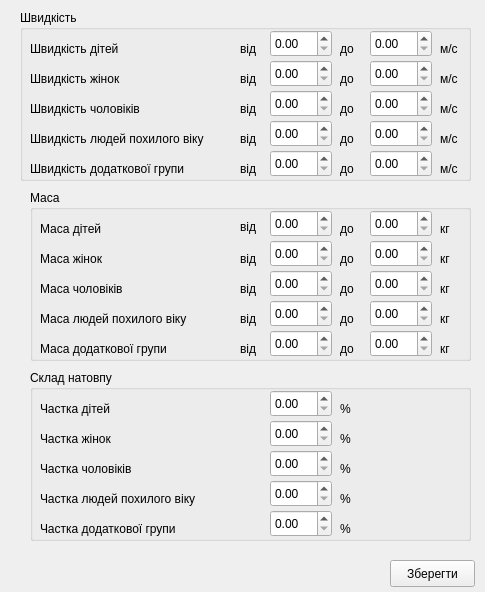
<?xml version="1.0" encoding="UTF-8"?>
<ui version="4.0">
 <class>CrowdParameters</class>
 <widget class="QWidget" name="CrowdParameters">
  <property name="geometry">
   <rect>
    <x>0</x>
    <y>0</y>
    <width>485</width>
    <height>592</height>
   </rect>
  </property>
  <property name="windowTitle">
   <string>Характеристики натовпу</string>
  </property>
  <widget class="QGroupBox" name="speed_groupBox">
   <property name="geometry">
    <rect>
     <x>20</x>
     <y>10</y>
     <width>451</width>
     <height>171</height>
    </rect>
   </property>
   <property name="title">
    <string>Швидкість</string>
   </property>
   <widget class="QLabel" name="label">
    <property name="geometry">
     <rect>
      <x>10</x>
      <y>30</y>
      <width>101</width>
      <height>17</height>
     </rect>
    </property>
    <property name="text">
     <string>Швидкість дітей</string>
    </property>
   </widget>
   <widget class="QDoubleSpinBox" name="child_max_speed">
    <property name="geometry">
     <rect>
      <x>350</x>
      <y>20</y>
      <width>62</width>
      <height>27</height>
     </rect>
    </property>
   </widget>
   <widget class="QLabel" name="label_5">
    <property name="geometry">
     <rect>
      <x>420</x>
      <y>30</y>
      <width>21</width>
      <height>17</height>
     </rect>
    </property>
    <property name="text">
     <string>м/с</string>
    </property>
   </widget>
   <widget class="QLabel" name="label_2">
    <property name="geometry">
     <rect>
      <x>10</x>
      <y>60</y>
      <width>101</width>
      <height>17</height>
     </rect>
    </property>
    <property name="text">
     <string>Швидкість жінок</string>
    </property>
   </widget>
   <widget class="QLabel" name="label_3">
    <property name="geometry">
     <rect>
      <x>10</x>
      <y>90</y>
      <width>131</width>
      <height>17</height>
     </rect>
    </property>
    <property name="text">
     <string>Швидкість чоловіків</string>
    </property>
   </widget>
   <widget class="QLabel" name="label_4">
    <property name="geometry">
     <rect>
      <x>10</x>
      <y>120</y>
      <width>191</width>
      <height>17</height>
     </rect>
    </property>
    <property name="text">
     <string>Швидкість людей похилого віку</string>
    </property>
   </widget>
   <widget class="QDoubleSpinBox" name="women_max_speed">
    <property name="geometry">
     <rect>
      <x>350</x>
      <y>50</y>
      <width>62</width>
      <height>27</height>
     </rect>
    </property>
   </widget>
   <widget class="QDoubleSpinBox" name="men_max_speed">
    <property name="geometry">
     <rect>
      <x>350</x>
      <y>80</y>
      <width>62</width>
      <height>27</height>
     </rect>
    </property>
   </widget>
   <widget class="QDoubleSpinBox" name="old_max_speed">
    <property name="geometry">
     <rect>
      <x>350</x>
      <y>110</y>
      <width>62</width>
      <height>27</height>
     </rect>
    </property>
   </widget>
   <widget class="QLabel" name="label_6">
    <property name="geometry">
     <rect>
      <x>420</x>
      <y>60</y>
      <width>21</width>
      <height>17</height>
     </rect>
    </property>
    <property name="text">
     <string>м/с</string>
    </property>
   </widget>
   <widget class="QLabel" name="label_7">
    <property name="geometry">
     <rect>
      <x>420</x>
      <y>90</y>
      <width>21</width>
      <height>17</height>
     </rect>
    </property>
    <property name="text">
     <string>м/с</string>
    </property>
   </widget>
   <widget class="QLabel" name="label_8">
    <property name="geometry">
     <rect>
      <x>420</x>
      <y>120</y>
      <width>21</width>
      <height>17</height>
     </rect>
    </property>
    <property name="text">
     <string>м/с</string>
    </property>
   </widget>
   <widget class="QLabel" name="label_9">
    <property name="geometry">
     <rect>
      <x>220</x>
      <y>30</y>
      <width>21</width>
      <height>17</height>
     </rect>
    </property>
    <property name="text">
     <string>від</string>
    </property>
   </widget>
   <widget class="QLabel" name="label_10">
    <property name="geometry">
     <rect>
      <x>220</x>
      <y>60</y>
      <width>21</width>
      <height>17</height>
     </rect>
    </property>
    <property name="text">
     <string>від</string>
    </property>
   </widget>
   <widget class="QLabel" name="label_11">
    <property name="geometry">
     <rect>
      <x>220</x>
      <y>90</y>
      <width>21</width>
      <height>17</height>
     </rect>
    </property>
    <property name="text">
     <string>від</string>
    </property>
   </widget>
   <widget class="QLabel" name="label_12">
    <property name="geometry">
     <rect>
      <x>220</x>
      <y>120</y>
      <width>21</width>
      <height>17</height>
     </rect>
    </property>
    <property name="text">
     <string>від</string>
    </property>
   </widget>
   <widget class="QDoubleSpinBox" name="child_min_speed">
    <property name="geometry">
     <rect>
      <x>250</x>
      <y>20</y>
      <width>62</width>
      <height>27</height>
     </rect>
    </property>
   </widget>
   <widget class="QDoubleSpinBox" name="women_min_speed">
    <property name="geometry">
     <rect>
      <x>250</x>
      <y>50</y>
      <width>62</width>
      <height>27</height>
     </rect>
    </property>
   </widget>
   <widget class="QDoubleSpinBox" name="men_min_speed">
    <property name="geometry">
     <rect>
      <x>250</x>
      <y>80</y>
      <width>62</width>
      <height>27</height>
     </rect>
    </property>
   </widget>
   <widget class="QDoubleSpinBox" name="old_min_speed">
    <property name="geometry">
     <rect>
      <x>250</x>
      <y>110</y>
      <width>62</width>
      <height>27</height>
     </rect>
    </property>
   </widget>
   <widget class="QLabel" name="label_13">
    <property name="geometry">
     <rect>
      <x>320</x>
      <y>30</y>
      <width>21</width>
      <height>17</height>
     </rect>
    </property>
    <property name="text">
     <string>до</string>
    </property>
   </widget>
   <widget class="QLabel" name="label_14">
    <property name="geometry">
     <rect>
      <x>320</x>
      <y>60</y>
      <width>21</width>
      <height>17</height>
     </rect>
    </property>
    <property name="text">
     <string>до</string>
    </property>
   </widget>
   <widget class="QLabel" name="label_15">
    <property name="geometry">
     <rect>
      <x>320</x>
      <y>90</y>
      <width>21</width>
      <height>17</height>
     </rect>
    </property>
    <property name="text">
     <string>до</string>
    </property>
   </widget>
   <widget class="QLabel" name="label_16">
    <property name="geometry">
     <rect>
      <x>320</x>
      <y>120</y>
      <width>21</width>
      <height>17</height>
     </rect>
    </property>
    <property name="text">
     <string>до</string>
    </property>
   </widget>
   <widget class="QLabel" name="label_17">
    <property name="geometry">
     <rect>
      <x>10</x>
      <y>150</y>
      <width>191</width>
      <height>17</height>
     </rect>
    </property>
    <property name="text">
     <string>Швидкість додаткової групи</string>
    </property>
   </widget>
   <widget class="QLabel" name="label_18">
    <property name="geometry">
     <rect>
      <x>220</x>
      <y>150</y>
      <width>21</width>
      <height>17</height>
     </rect>
    </property>
    <property name="text">
     <string>від</string>
    </property>
   </widget>
   <widget class="QDoubleSpinBox" name="other_max_speed">
    <property name="geometry">
     <rect>
      <x>350</x>
      <y>140</y>
      <width>62</width>
      <height>27</height>
     </rect>
    </property>
   </widget>
   <widget class="QDoubleSpinBox" name="other_min_speed">
    <property name="geometry">
     <rect>
      <x>250</x>
      <y>140</y>
      <width>62</width>
      <height>27</height>
     </rect>
    </property>
   </widget>
   <widget class="QLabel" name="label_19">
    <property name="geometry">
     <rect>
      <x>420</x>
      <y>150</y>
      <width>21</width>
      <height>17</height>
     </rect>
    </property>
    <property name="text">
     <string>м/с</string>
    </property>
   </widget>
   <widget class="QLabel" name="label_20">
    <property name="geometry">
     <rect>
      <x>320</x>
      <y>150</y>
      <width>21</width>
      <height>17</height>
     </rect>
    </property>
    <property name="text">
     <string>до</string>
    </property>
   </widget>
  </widget>
  <widget class="QGroupBox" name="mass_groupBox">
   <property name="geometry">
    <rect>
     <x>30</x>
     <y>190</y>
     <width>441</width>
     <height>171</height>
    </rect>
   </property>
   <property name="title">
    <string>Маса</string>
   </property>
   <widget class="QLabel" name="label_21">
    <property name="geometry">
     <rect>
      <x>10</x>
      <y>30</y>
      <width>101</width>
      <height>17</height>
     </rect>
    </property>
    <property name="text">
     <string>Маса дітей</string>
    </property>
   </widget>
   <widget class="QLabel" name="label_22">
    <property name="geometry">
     <rect>
      <x>10</x>
      <y>120</y>
      <width>191</width>
      <height>17</height>
     </rect>
    </property>
    <property name="text">
     <string>Маса людей похилого віку</string>
    </property>
   </widget>
   <widget class="QLabel" name="label_23">
    <property name="geometry">
     <rect>
      <x>10</x>
      <y>150</y>
      <width>191</width>
      <height>17</height>
     </rect>
    </property>
    <property name="text">
     <string>Маса додаткової групи</string>
    </property>
   </widget>
   <widget class="QLabel" name="label_24">
    <property name="geometry">
     <rect>
      <x>10</x>
      <y>90</y>
      <width>131</width>
      <height>17</height>
     </rect>
    </property>
    <property name="text">
     <string>Маса чоловіків</string>
    </property>
   </widget>
   <widget class="QLabel" name="label_25">
    <property name="geometry">
     <rect>
      <x>10</x>
      <y>60</y>
      <width>101</width>
      <height>17</height>
     </rect>
    </property>
    <property name="text">
     <string>Маса жінок</string>
    </property>
   </widget>
   <widget class="QLabel" name="label_26">
    <property name="geometry">
     <rect>
      <x>210</x>
      <y>150</y>
      <width>21</width>
      <height>17</height>
     </rect>
    </property>
    <property name="text">
     <string>від</string>
    </property>
   </widget>
   <widget class="QDoubleSpinBox" name="child_min_mass">
    <property name="geometry">
     <rect>
      <x>240</x>
      <y>20</y>
      <width>62</width>
      <height>27</height>
     </rect>
    </property>
   </widget>
   <widget class="QLabel" name="label_27">
    <property name="geometry">
     <rect>
      <x>310</x>
      <y>90</y>
      <width>21</width>
      <height>17</height>
     </rect>
    </property>
    <property name="text">
     <string>до</string>
    </property>
   </widget>
   <widget class="QLabel" name="label_28">
    <property name="geometry">
     <rect>
      <x>310</x>
      <y>30</y>
      <width>21</width>
      <height>17</height>
     </rect>
    </property>
    <property name="text">
     <string>до</string>
    </property>
   </widget>
   <widget class="QDoubleSpinBox" name="women_min_mass">
    <property name="geometry">
     <rect>
      <x>240</x>
      <y>50</y>
      <width>62</width>
      <height>27</height>
     </rect>
    </property>
   </widget>
   <widget class="QLabel" name="label_29">
    <property name="geometry">
     <rect>
      <x>210</x>
      <y>27</y>
      <width>21</width>
      <height>20</height>
     </rect>
    </property>
    <property name="text">
     <string>від</string>
    </property>
   </widget>
   <widget class="QDoubleSpinBox" name="women_max_mass">
    <property name="geometry">
     <rect>
      <x>340</x>
      <y>50</y>
      <width>62</width>
      <height>27</height>
     </rect>
    </property>
   </widget>
   <widget class="QDoubleSpinBox" name="men_min_mass">
    <property name="geometry">
     <rect>
      <x>240</x>
      <y>80</y>
      <width>62</width>
      <height>27</height>
     </rect>
    </property>
   </widget>
   <widget class="QDoubleSpinBox" name="old_min_mass">
    <property name="geometry">
     <rect>
      <x>240</x>
      <y>110</y>
      <width>62</width>
      <height>27</height>
     </rect>
    </property>
   </widget>
   <widget class="QDoubleSpinBox" name="old_max_mass">
    <property name="geometry">
     <rect>
      <x>340</x>
      <y>110</y>
      <width>62</width>
      <height>27</height>
     </rect>
    </property>
   </widget>
   <widget class="QDoubleSpinBox" name="other_min_mass">
    <property name="geometry">
     <rect>
      <x>240</x>
      <y>140</y>
      <width>62</width>
      <height>27</height>
     </rect>
    </property>
   </widget>
   <widget class="QLabel" name="label_30">
    <property name="geometry">
     <rect>
      <x>210</x>
      <y>90</y>
      <width>21</width>
      <height>17</height>
     </rect>
    </property>
    <property name="text">
     <string>від</string>
    </property>
   </widget>
   <widget class="QLabel" name="label_31">
    <property name="geometry">
     <rect>
      <x>310</x>
      <y>120</y>
      <width>21</width>
      <height>17</height>
     </rect>
    </property>
    <property name="text">
     <string>до</string>
    </property>
   </widget>
   <widget class="QLabel" name="label_32">
    <property name="geometry">
     <rect>
      <x>310</x>
      <y>60</y>
      <width>21</width>
      <height>17</height>
     </rect>
    </property>
    <property name="text">
     <string>до</string>
    </property>
   </widget>
   <widget class="QDoubleSpinBox" name="other_max_mass">
    <property name="geometry">
     <rect>
      <x>340</x>
      <y>140</y>
      <width>62</width>
      <height>27</height>
     </rect>
    </property>
   </widget>
   <widget class="QDoubleSpinBox" name="child_max_mass">
    <property name="geometry">
     <rect>
      <x>340</x>
      <y>20</y>
      <width>62</width>
      <height>27</height>
     </rect>
    </property>
   </widget>
   <widget class="QLabel" name="label_33">
    <property name="geometry">
     <rect>
      <x>210</x>
      <y>60</y>
      <width>21</width>
      <height>17</height>
     </rect>
    </property>
    <property name="text">
     <string>від</string>
    </property>
   </widget>
   <widget class="QDoubleSpinBox" name="men_max_mass">
    <property name="geometry">
     <rect>
      <x>340</x>
      <y>80</y>
      <width>62</width>
      <height>27</height>
     </rect>
    </property>
   </widget>
   <widget class="QLabel" name="label_34">
    <property name="geometry">
     <rect>
      <x>310</x>
      <y>150</y>
      <width>21</width>
      <height>17</height>
     </rect>
    </property>
    <property name="text">
     <string>до</string>
    </property>
   </widget>
   <widget class="QLabel" name="label_35">
    <property name="geometry">
     <rect>
      <x>210</x>
      <y>120</y>
      <width>21</width>
      <height>17</height>
     </rect>
    </property>
    <property name="text">
     <string>від</string>
    </property>
   </widget>
   <widget class="QLabel" name="label_36">
    <property name="geometry">
     <rect>
      <x>410</x>
      <y>30</y>
      <width>21</width>
      <height>17</height>
     </rect>
    </property>
    <property name="text">
     <string>кг</string>
    </property>
   </widget>
   <widget class="QLabel" name="label_37">
    <property name="geometry">
     <rect>
      <x>410</x>
      <y>60</y>
      <width>21</width>
      <height>17</height>
     </rect>
    </property>
    <property name="text">
     <string>кг</string>
    </property>
   </widget>
   <widget class="QLabel" name="label_38">
    <property name="geometry">
     <rect>
      <x>410</x>
      <y>90</y>
      <width>21</width>
      <height>17</height>
     </rect>
    </property>
    <property name="text">
     <string>кг</string>
    </property>
   </widget>
   <widget class="QLabel" name="label_39">
    <property name="geometry">
     <rect>
      <x>410</x>
      <y>120</y>
      <width>21</width>
      <height>17</height>
     </rect>
    </property>
    <property name="text">
     <string>кг</string>
    </property>
   </widget>
   <widget class="QLabel" name="label_40">
    <property name="geometry">
     <rect>
      <x>410</x>
      <y>150</y>
      <width>21</width>
      <height>17</height>
     </rect>
    </property>
    <property name="text">
     <string>кг</string>
    </property>
   </widget>
  </widget>
  <widget class="QGroupBox" name="composition_groupBox">
   <property name="geometry">
    <rect>
     <x>30</x>
     <y>370</y>
     <width>441</width>
     <height>171</height>
    </rect>
   </property>
   <property name="title">
    <string>Склад натовпу</string>
   </property>
   <widget class="QLabel" name="label_41">
    <property name="geometry">
     <rect>
      <x>10</x>
      <y>150</y>
      <width>191</width>
      <height>17</height>
     </rect>
    </property>
    <property name="text">
     <string>Частка додаткової групи</string>
    </property>
   </widget>
   <widget class="QLabel" name="label_42">
    <property name="geometry">
     <rect>
      <x>10</x>
      <y>30</y>
      <width>101</width>
      <height>17</height>
     </rect>
    </property>
    <property name="text">
     <string>Частка дітей</string>
    </property>
   </widget>
   <widget class="QLabel" name="label_43">
    <property name="geometry">
     <rect>
      <x>10</x>
      <y>60</y>
      <width>101</width>
      <height>17</height>
     </rect>
    </property>
    <property name="text">
     <string>Частка жінок</string>
    </property>
   </widget>
   <widget class="QLabel" name="label_44">
    <property name="geometry">
     <rect>
      <x>10</x>
      <y>90</y>
      <width>131</width>
      <height>17</height>
     </rect>
    </property>
    <property name="text">
     <string>Частка чоловіків</string>
    </property>
   </widget>
   <widget class="QLabel" name="label_45">
    <property name="geometry">
     <rect>
      <x>10</x>
      <y>120</y>
      <width>191</width>
      <height>17</height>
     </rect>
    </property>
    <property name="text">
     <string>Частка людей похилого віку</string>
    </property>
   </widget>
   <widget class="QDoubleSpinBox" name="men_part">
    <property name="geometry">
     <rect>
      <x>240</x>
      <y>80</y>
      <width>62</width>
      <height>27</height>
     </rect>
    </property>
   </widget>
   <widget class="QDoubleSpinBox" name="child_part">
    <property name="geometry">
     <rect>
      <x>240</x>
      <y>20</y>
      <width>62</width>
      <height>27</height>
     </rect>
    </property>
   </widget>
   <widget class="QDoubleSpinBox" name="other_part">
    <property name="geometry">
     <rect>
      <x>240</x>
      <y>140</y>
      <width>62</width>
      <height>27</height>
     </rect>
    </property>
   </widget>
   <widget class="QDoubleSpinBox" name="women_part">
    <property name="geometry">
     <rect>
      <x>240</x>
      <y>50</y>
      <width>62</width>
      <height>27</height>
     </rect>
    </property>
   </widget>
   <widget class="QDoubleSpinBox" name="old_part">
    <property name="geometry">
     <rect>
      <x>240</x>
      <y>110</y>
      <width>62</width>
      <height>27</height>
     </rect>
    </property>
   </widget>
   <widget class="QLabel" name="label_46">
    <property name="geometry">
     <rect>
      <x>310</x>
      <y>30</y>
      <width>21</width>
      <height>17</height>
     </rect>
    </property>
    <property name="text">
     <string>%</string>
    </property>
   </widget>
   <widget class="QLabel" name="label_47">
    <property name="geometry">
     <rect>
      <x>310</x>
      <y>60</y>
      <width>21</width>
      <height>17</height>
     </rect>
    </property>
    <property name="text">
     <string>%</string>
    </property>
   </widget>
   <widget class="QLabel" name="label_48">
    <property name="geometry">
     <rect>
      <x>310</x>
      <y>90</y>
      <width>21</width>
      <height>17</height>
     </rect>
    </property>
    <property name="text">
     <string>%</string>
    </property>
   </widget>
   <widget class="QLabel" name="label_49">
    <property name="geometry">
     <rect>
      <x>310</x>
      <y>120</y>
      <width>21</width>
      <height>17</height>
     </rect>
    </property>
    <property name="text">
     <string>%</string>
    </property>
   </widget>
   <widget class="QLabel" name="label_50">
    <property name="geometry">
     <rect>
      <x>310</x>
      <y>150</y>
      <width>21</width>
      <height>17</height>
     </rect>
    </property>
    <property name="text">
     <string>%</string>
    </property>
   </widget>
  </widget>
  <widget class="QPushButton" name="saveParamsButton">
   <property name="geometry">
    <rect>
     <x>390</x>
     <y>560</y>
     <width>85</width>
     <height>27</height>
    </rect>
   </property>
   <property name="text">
    <string>Зберегти</string>
   </property>
  </widget>
 </widget>
 <resources/>
 <connections/>
</ui>
